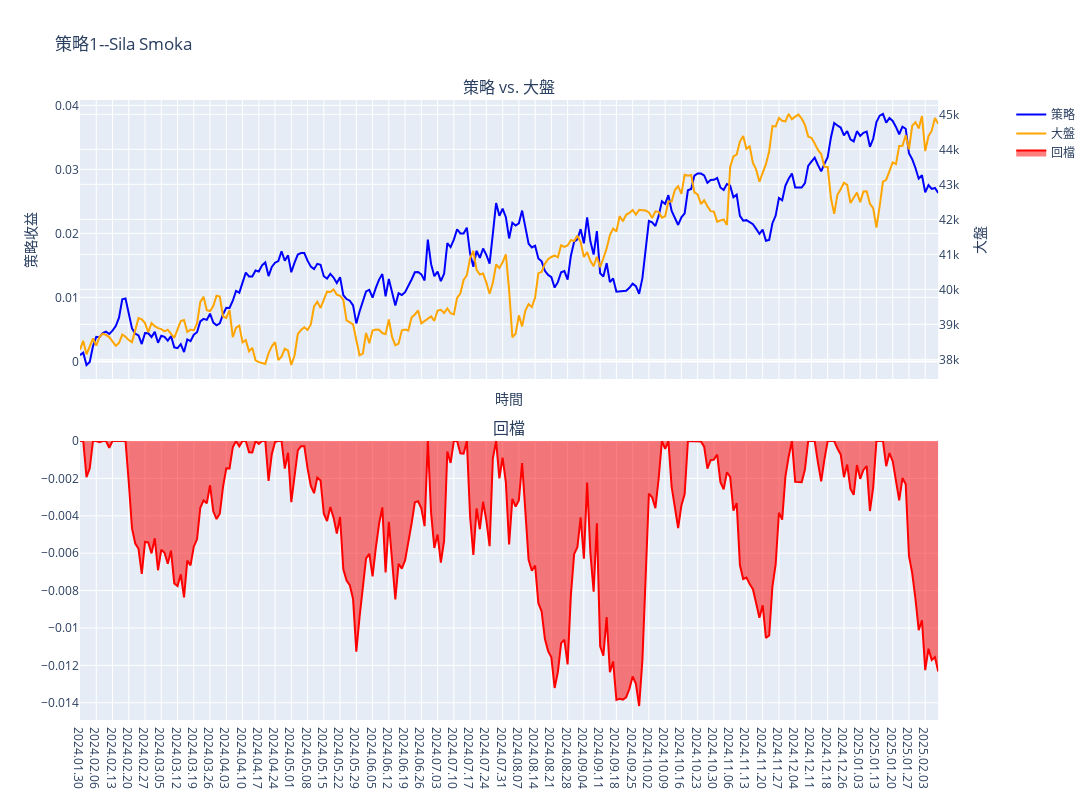

This figure's notebook cell:
### Code cell
stats = calculate_strategy_statistics(grouped_df, 'profit_dto_5')

# Print statistics
for k, v in stats.items():
    print(f"{k}: {v:.2f}")

### Figure 1 — Plotly figure (JSON) as saved in the notebook; plotly's stock layout.template omitted (floating-point values rounded to 4 significant figures; data arrays with more than 128 entries replaced by an {"elided": "..."} marker saying what was removed)
{"data": [{"line": {"color": "blue"}, "mode": "lines", "name": "策略", "type": "scatter", "x": {"elided": "265 str values"}, "xaxis": "x", "y": {"elided": "265 float values"}, "yaxis": "y"}, {"line": {"color": "orange"}, "mode": "lines", "name": "大盤", "type": "scatter", "x": {"elided": "265 str values"}, "xaxis": "x", "y": {"elided": "265 float values"}, "yaxis": "y2"}, {"fill": "tozeroy", "line": {"color": "red"}, "mode": "lines", "name": "回檔", "type": "scatter", "x": {"elided": "265 str values"}, "xaxis": "x2", "y": {"elided": "265 float values"}, "yaxis": "y3"}], "layout": {"annotations": [{"font": {"size": 16}, "showarrow": false, "text": "策略 vs. 大盤", "x": 0.47, "xanchor": "center", "xref": "paper", "y": 1, "yanchor": "bottom", "yref": "paper"}, {"font": {"size": 16}, "showarrow": false, "text": "回檔", "x": 0.47, "xanchor": "center", "xref": "paper", "y": 0.45, "yanchor": "bottom", "yref": "paper"}], "height": 800, "title": {"text": "策略1--Sila Smoka"}, "width": 1200, "xaxis": {"anchor": "y", "domain": [0, 0.94], "matches": "x2", "showgrid": true, "showline": true, "showticklabels": false, "title": {"text": "時間"}, "zeroline": false}, "xaxis2": {"anchor": "y3", "domain": [0, 0.94]}, "yaxis": {"anchor": "x", "domain": [0.55, 1], "title": {"text": "策略收益"}}, "yaxis2": {"anchor": "x", "overlaying": "y", "side": "right", "title": {"text": "大盤"}}, "yaxis3": {"anchor": "x2", "domain": [0, 0.45]}}}
